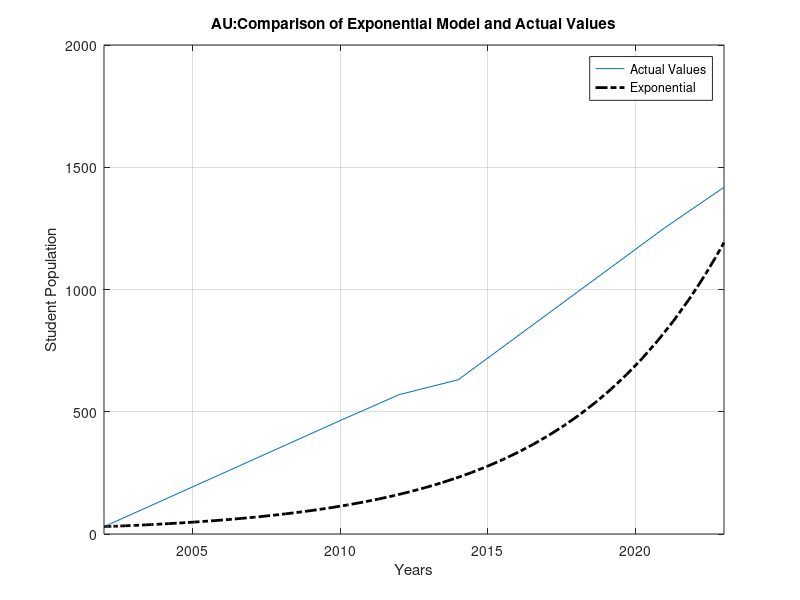
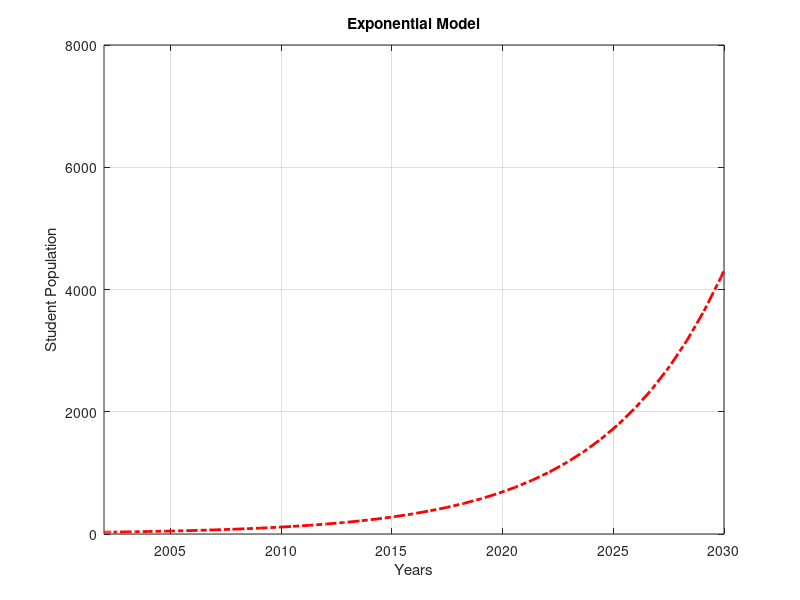

Source code (MATLAB) for these figures, in order:
% Plotting Exponential vs. Logistic

% first graph - exponential
%2002-2030
a=18.39/100; %growth rate
No=30; % inital condition in 2002
f=@(t,y)a*No*exp(a*t);
yo=No;
[t,y]=ode45(f,[-1 30],yo);
start_year = 2002;
x_shifted = t + (start_year - min(t));

%2002-2023
g=@(t,y3)a*No*exp(a*t);
yo=No;
[t,y3]=ode45(f,[-1 20],yo);
start_year = 2002;
x_shifted3 = t + (start_year - min(t));

%Real Values
t2=[2002 2010 2012 2014 2021 2023];
y2 =[30 464 570 631 1253 1418];

%plotting everything together
figure;
plot( t2, y2, x_shifted3,y3,"k-.", "LineWidth", 2);
xlabel("Years")
ylabel("Student Population")
legend("Actual Values", "Exponential")
title("AU:Comparison of Exponential Model and Actual Values")
xlim([2002 2023])
grid on;

%plotting Exponential Model
figure;
plot(x_shifted, y, "r-.", "LineWidth", 2)
title("Exponential Model")
xlabel("Years")
ylabel("Student Population")
xlim([2002 2030])
grid on;
